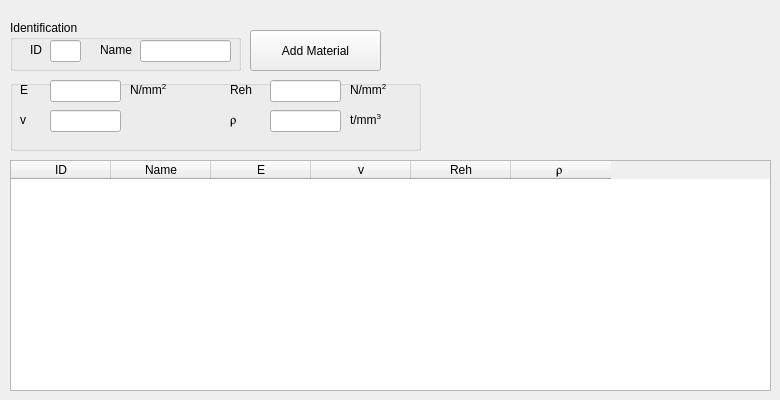
   <widget class="QWidget" name="tab_materials">
    <attribute name="title">
     <string>Materials</string>
    </attribute>
    <widget class="QTableWidget" name="tableMaterials">
     <property name="enabled">
      <bool>true</bool>
     </property>
     <property name="geometry">
      <rect>
       <x>10</x>
       <y>160</y>
       <width>761</width>
       <height>231</height>
      </rect>
     </property>
     <property name="minimumSize">
      <size>
       <width>761</width>
       <height>0</height>
      </size>
     </property>
     <property name="layoutDirection">
      <enum>Qt::LeftToRight</enum>
     </property>
     <property name="frameShape">
      <enum>QFrame::StyledPanel</enum>
     </property>
     <property name="frameShadow">
      <enum>QFrame::Sunken</enum>
     </property>
     <property name="sizeAdjustPolicy">
      <enum>QAbstractScrollArea::AdjustIgnored</enum>
     </property>
     <property name="wordWrap">
      <bool>true</bool>
     </property>
     <column>
      <property name="text">
       <string>ID</string>
      </property>
     </column>
     <column>
      <property name="text">
       <string>Name</string>
      </property>
     </column>
     <column>
      <property name="text">
       <string>E</string>
      </property>
     </column>
     <column>
      <property name="text">
       <string>v</string>
      </property>
     </column>
     <column>
      <property name="text">
       <string>Reh</string>
      </property>
     </column>
     <column>
      <property name="text">
       <string>r </string>
      </property>
      <property name="font">
       <font>
        <family>Symbol</family>
       </font>
      </property>
     </column>
    </widget>
    <widget class="QGroupBox" name="groupBox_5">
     <property name="geometry">
      <rect>
       <x>10</x>
       <y>80</y>
       <width>411</width>
       <height>71</height>
      </rect>
     </property>
     <property name="title">
      <string/>
     </property>
     <widget class="QLabel" name="label_33">
      <property name="geometry">
       <rect>
        <x>10</x>
        <y>0</y>
        <width>16</width>
        <height>20</height>
       </rect>
      </property>
      <property name="text">
       <string>E</string>
      </property>
     </widget>
     <widget class="QLineEdit" name="lineEdit_MaterialE">
      <property name="geometry">
       <rect>
        <x>40</x>
        <y>0</y>
        <width>71</width>
        <height>22</height>
       </rect>
      </property>
     </widget>
     <widget class="QLineEdit" name="lineEdit_Materialv">
      <property name="geometry">
       <rect>
        <x>40</x>
        <y>30</y>
        <width>71</width>
        <height>22</height>
       </rect>
      </property>
     </widget>
     <widget class="QLabel" name="label_34">
      <property name="geometry">
       <rect>
        <x>10</x>
        <y>30</y>
        <width>16</width>
        <height>20</height>
       </rect>
      </property>
      <property name="text">
       <string>v</string>
      </property>
     </widget>
     <widget class="QLineEdit" name="lineEdit_MaterialReh">
      <property name="geometry">
       <rect>
        <x>260</x>
        <y>0</y>
        <width>71</width>
        <height>22</height>
       </rect>
      </property>
     </widget>
     <widget class="QLabel" name="label_35">
      <property name="geometry">
       <rect>
        <x>220</x>
        <y>0</y>
        <width>31</width>
        <height>20</height>
       </rect>
      </property>
      <property name="text">
       <string>Reh</string>
      </property>
     </widget>
     <widget class="QLabel" name="label_36">
      <property name="geometry">
       <rect>
        <x>220</x>
        <y>30</y>
        <width>31</width>
        <height>20</height>
       </rect>
      </property>
      <property name="font">
       <font>
        <family>Symbol</family>
       </font>
      </property>
      <property name="text">
       <string>r</string>
      </property>
     </widget>
     <widget class="QLineEdit" name="lineEdit_MaterialRo">
      <property name="geometry">
       <rect>
        <x>260</x>
        <y>30</y>
        <width>71</width>
        <height>22</height>
       </rect>
      </property>
     </widget>
     <widget class="QLabel" name="label_37">
      <property name="geometry">
       <rect>
        <x>340</x>
        <y>0</y>
        <width>61</width>
        <height>20</height>
       </rect>
      </property>
      <property name="text">
       <string> N/mm&lt;sup&gt;2&lt;/sup&gt;</string>
      </property>
     </widget>
     <widget class="QLabel" name="label_39">
      <property name="geometry">
       <rect>
        <x>340</x>
        <y>30</y>
        <width>61</width>
        <height>20</height>
       </rect>
      </property>
      <property name="text">
       <string>&lt;html&gt;&lt;head/&gt;&lt;body&gt;&lt;p&gt;t/mm&lt;span style=&quot; vertical-align:super;&quot;&gt;3&lt;/span&gt;&lt;/p&gt;&lt;/body&gt;&lt;/html&gt;</string>
      </property>
     </widget>
     <widget class="QLabel" name="label_38">
      <property name="geometry">
       <rect>
        <x>120</x>
        <y>0</y>
        <width>61</width>
        <height>20</height>
       </rect>
      </property>
      <property name="text">
       <string> N/mm&lt;sup&gt;2&lt;/sup&gt;</string>
      </property>
     </widget>
    </widget>
    <widget class="QGroupBox" name="groupBox_9">
     <property name="geometry">
      <rect>
       <x>10</x>
       <y>20</y>
       <width>231</width>
       <height>51</height>
      </rect>
     </property>
     <property name="title">
      <string>Identification</string>
     </property>
     <widget class="QLineEdit" name="lineEdit_materialID">
      <property name="geometry">
       <rect>
        <x>40</x>
        <y>20</y>
        <width>31</width>
        <height>22</height>
       </rect>
      </property>
     </widget>
     <widget class="QLabel" name="label_55">
      <property name="geometry">
       <rect>
        <x>20</x>
        <y>20</y>
        <width>21</width>
        <height>20</height>
       </rect>
      </property>
      <property name="text">
       <string>ID</string>
      </property>
     </widget>
     <widget class="QLineEdit" name="lineEdit_materialName">
      <property name="geometry">
       <rect>
        <x>130</x>
        <y>20</y>
        <width>91</width>
        <height>22</height>
       </rect>
      </property>
     </widget>
     <widget class="QLabel" name="label_56">
      <property name="geometry">
       <rect>
        <x>90</x>
        <y>20</y>
        <width>41</width>
        <height>20</height>
       </rect>
      </property>
      <property name="text">
       <string>Name</string>
      </property>
     </widget>
    </widget>
    <widget class="QPushButton" name="btnAddNewMaterial">
     <property name="geometry">
      <rect>
       <x>250</x>
       <y>30</y>
       <width>131</width>
       <height>41</height>
      </rect>
     </property>
     <property name="text">
      <string>Add Material</string>
     </property>
    </widget>
   </widget>
